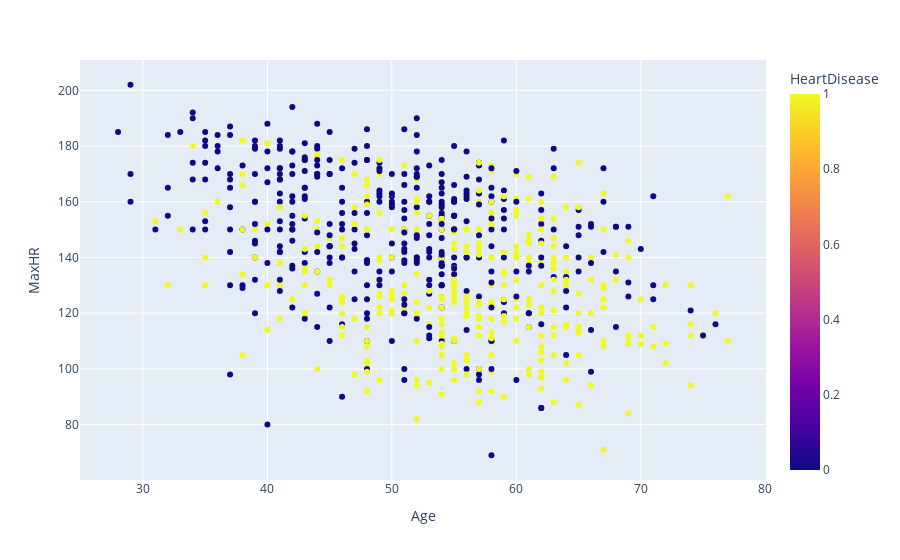

Here is the notebook cell this chart was saved with:
### Code cell
px.scatter(data_frame=df, x="Age", y="MaxHR", color="HeartDisease")

### Figure 1 — Plotly figure (JSON) as saved in the notebook; plotly's stock layout.template omitted (floating-point values rounded to 4 significant figures; data arrays with more than 128 entries replaced by an {"elided": "..."} marker saying what was removed)
{"data": [{"hovertemplate": "Age=%{x}<br>MaxHR=%{y}<br>HeartDisease=%{marker.color}<extra></extra>", "legendgroup": "", "marker": {"color": {"elided": "714 int values"}, "coloraxis": "coloraxis", "symbol": "circle"}, "mode": "markers", "name": "", "orientation": "v", "showlegend": false, "type": "scatter", "x": {"elided": "714 int values"}, "xaxis": "x", "y": {"elided": "714 int values"}, "yaxis": "y"}], "layout": {"coloraxis": {"colorbar": {"title": {"text": "HeartDisease"}}, "colorscale": [[0, "#0d0887"], [0.1111, "#46039f"], [0.2222, "#7201a8"], [0.3333, "#9c179e"], [0.4444, "#bd3786"], [0.5556, "#d8576b"], [0.6667, "#ed7953"], [0.7778, "#fb9f3a"], [0.8889, "#fdca26"], [1, "#f0f921"]]}, "legend": {"tracegroupgap": 0}, "margin": {"t": 60}, "xaxis": {"anchor": "y", "domain": [0, 1], "title": {"text": "Age"}}, "yaxis": {"anchor": "x", "domain": [0, 1], "title": {"text": "MaxHR"}}}}
